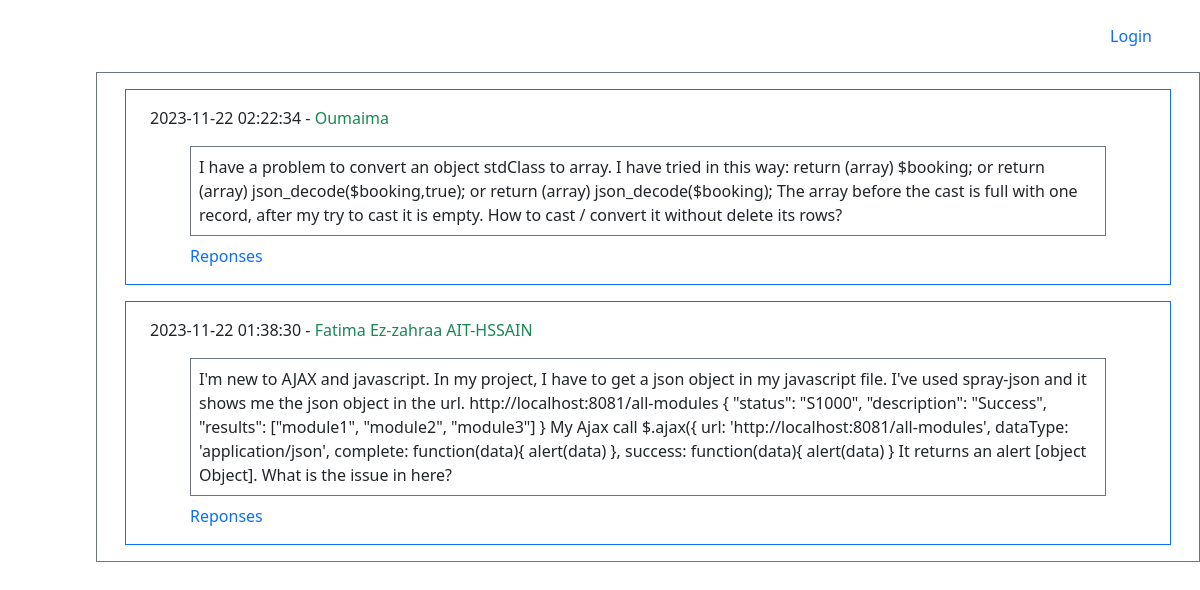
The app's page /views/home.php with its own data.
### tables this page shows
CREATE TABLE `questions` (
  `id` int(255) NOT NULL,
  `user_id` int(255) NOT NULL,
  `question` varchar(1200) NOT NULL,
  `date` datetime NOT NULL
);

CREATE TABLE `users` (
  `id` int(255) NOT NULL,
  `nom` varchar(255) NOT NULL,
  `email` varchar(255) NOT NULL,
  `password` varchar(255) NOT NULL
);

### models/db.php (called while the page is built, shortened)
<?php
function connect(){
    try {
        $db = new PDO('mysql:host=localhost;dbname=forum', 'root', '');
        return $db;
        }catch(PDOException $e){
            echo $e->getMessage();
            die();
        }
}
$db=connect();
function getQuestions(){
    global $db;
        $req=$db->prepare("SELECT q.id, q.user_id, q.question, q.date, u.nom
        FROM questions AS q
        INNER JOIN users AS u
        WHERE q.user_id = u.id
        ORDER BY q.date DESC" );
        $req->execute();
        $questions=$req->fetchAll(PDO::FETCH_OBJ);
        return (array)$questions;
}
 ?>

### views/home.php (the view, shortened to what this page needs)
<?php
    include_once "../models/db.php";
?>
<!DOCTYPE html>
<html lang="en">
<head>
    <link href="https://cdn.jsdelivr.net/npm/bootstrap@5.3.2/dist/css/bootstrap.min.css" rel="stylesheet">
</head>
<body class="py-4 px-5">
    <?php
        if(!isset($_SESSION['user'])):
     ?>
        <header class="w-100 mb-5 position-relative"><a class="text-decoration-none position-absolute top-0 end-0 " href="login.php">Login</a></header>
    <?php endif;
        $questions = getQuestions();
        if(sizeof($questions) > 0):
    ?>
    <div id="displayquestions" class="container border border-secondary display-flex mx-5">
        <?php foreach($questions as $q){
            $question = (array)$q;
            ?>
            <div class="border border-primary position-relative display-flex m-3 p-3">
            <p class="mx-2"><?=$question['date']?> - <span class="text-success"><?=$question['nom']?></span></p>
            <div class="border border-secondary mx-5 mb-2">
                <p class="m-2"><?=$question['question']?></p>
            </div>
            <a class="text-decoration-none float-left mx-5 end-0 " href="question.php?question_id=<?=$question['id']?>&question=<?=$question['question']?>">Reponses</a></div>
        <?php } ?>
    </div>
    <?php endif; ?>
</body>
</html>

### records on screen
questions: date "2023-11-22 02:22:34", user.nom "Oumaima", question "I have a problem to convert an object stdClass to array. I have tried in this way: return (array) $booking; or return (array) json_decode($booking,true); or return (array) json_decode($booking); The array before the cast is full with one record, after my try to cast it is empty. How to cast / convert it without delete its rows?"
questions: date "2023-11-22 01:38:30", user.nom "Fatima Ez-zahraa AIT-HSSAIN", question "I'm new to AJAX and javascript. In my project, I have to get a json object in my javascript file. I've used spray-json and it shows me the json object in the url. http://localhost:8081/all-modules { \"status\": \"S1000\", \"description\": \"Success\", \"results\": [\"module1\", \"module2\", \"module3\"] } My Ajax call $.ajax({ url: 'http://localhost:8081/all-modules', dataType: 'application/json', complete: function(data){ alert(data) }, success: function(data){ alert(data) } It returns an alert [object Object]. What is the issue in here?"
